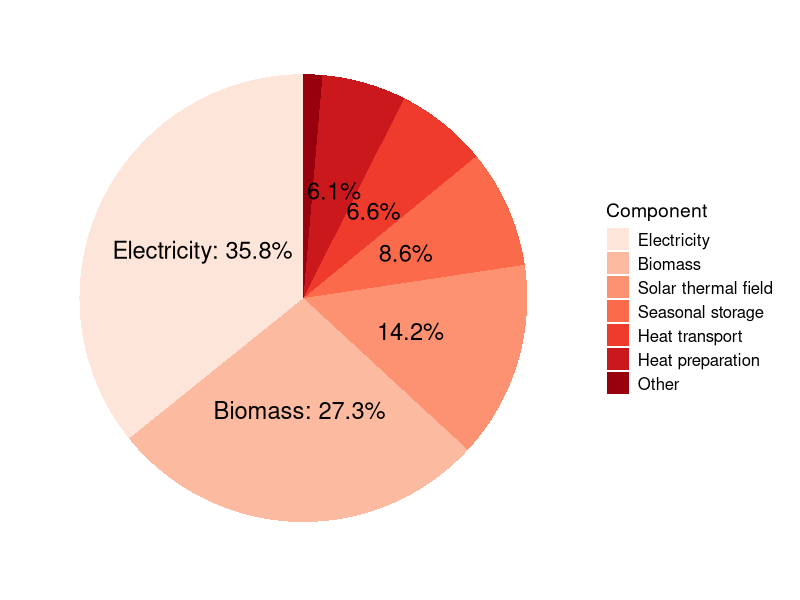
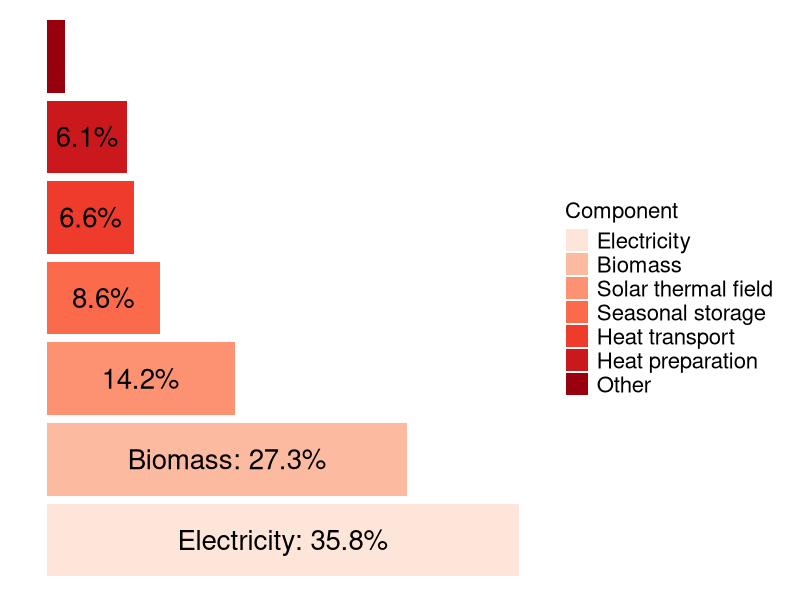
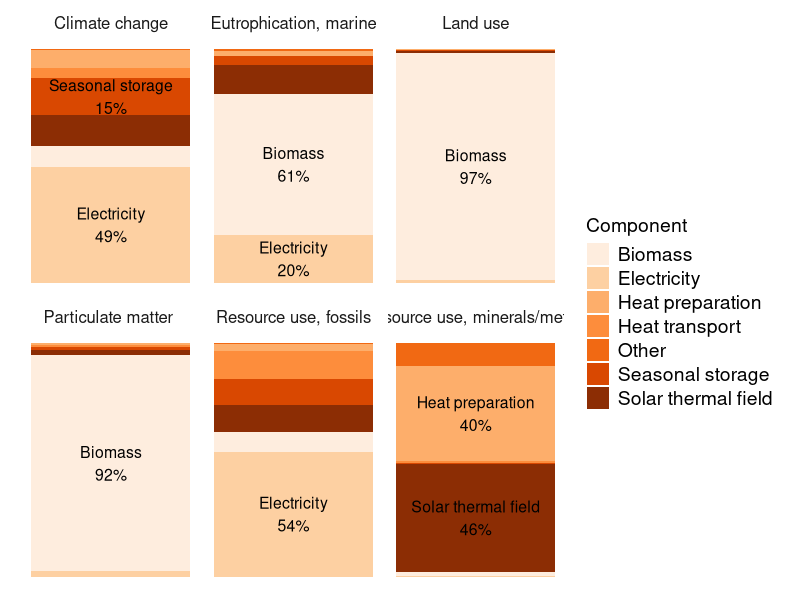
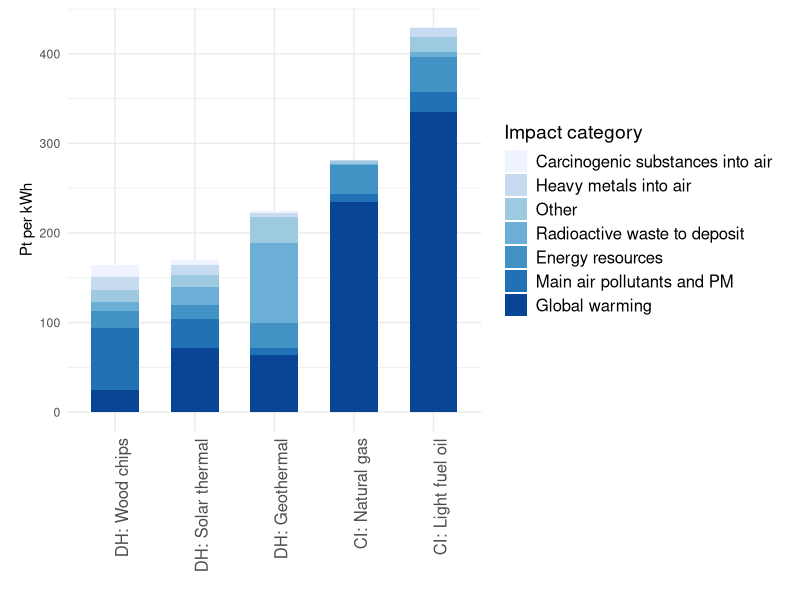
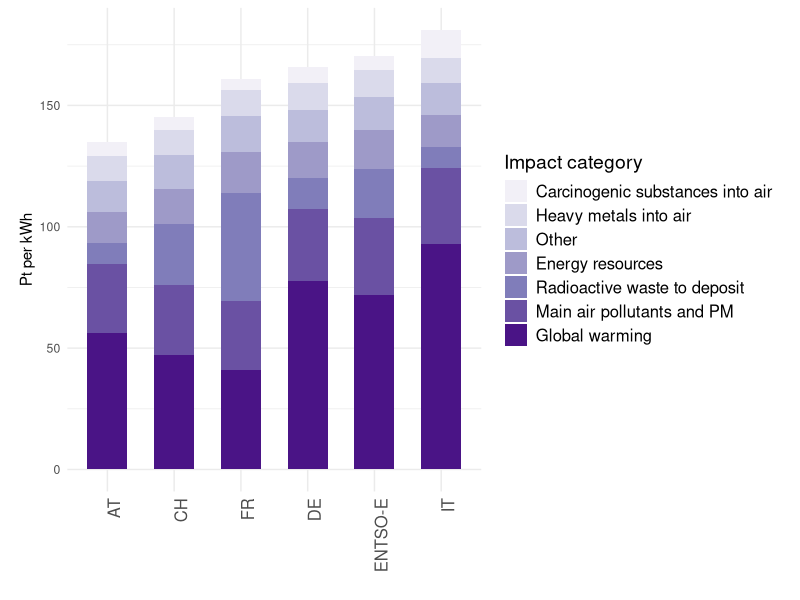
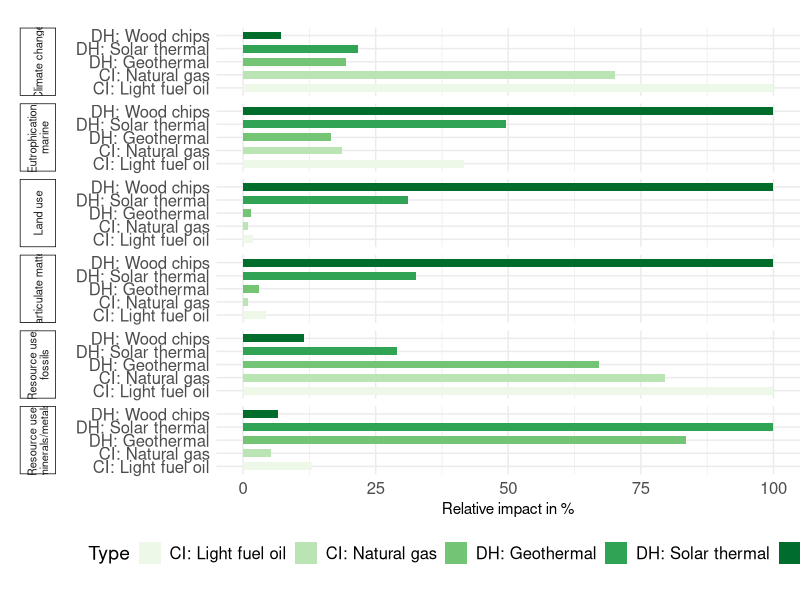
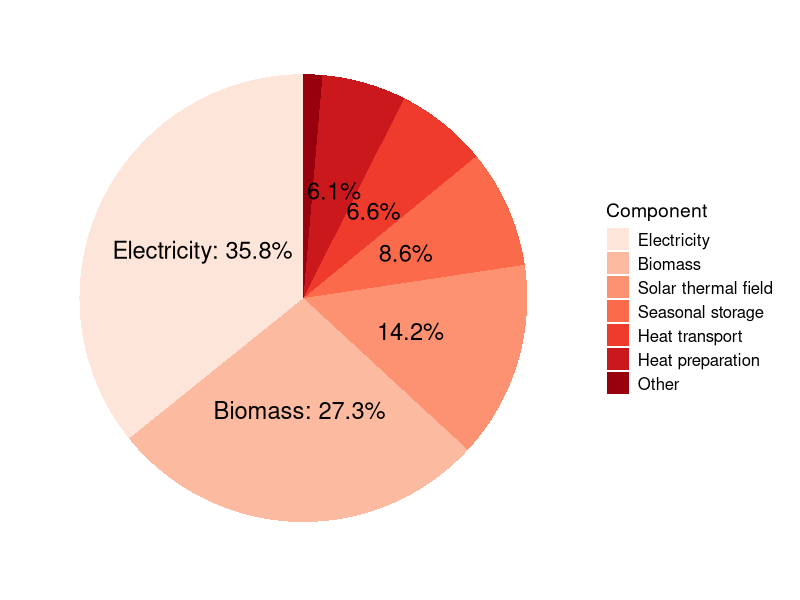
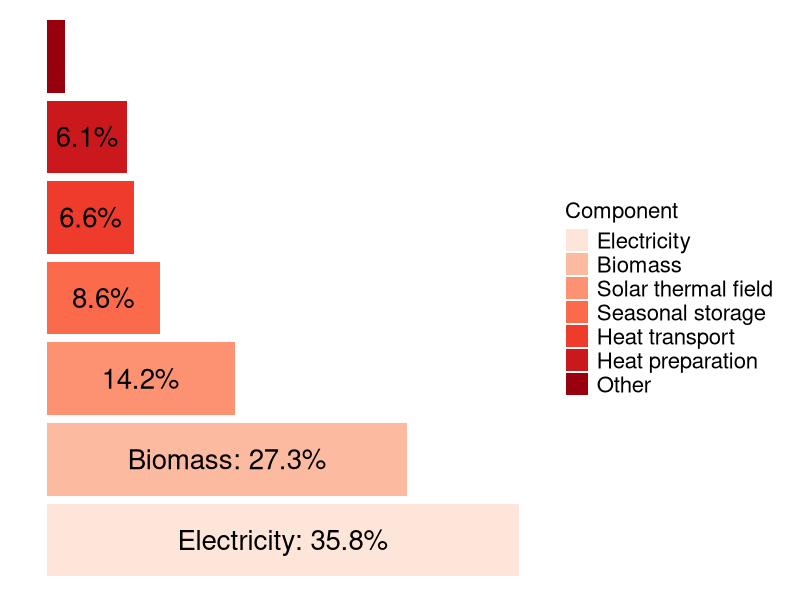

These charts were generated, in order, by the following R code:
## ---- chunk 1
library(readr)
library(tidyr)
library(ggplot2)
library(dplyr)
library(stringr)
library(RColorBrewer)
library(ggrepel)
## ---- chunk 2
data <- read_delim("data/PWRG 1_ ES level 1 - Copy of Copy of level1.csv")

data$Component <- factor(data$Component, levels = data$Component[order(data$Value, decreasing = TRUE)])

data$percentage <- data$Value / sum(data$Value) * 100
data$label <- ifelse(data$percentage >= 15, 
                     paste0(data$Component, ": ", round(data$percentage, 1), "%"), 
                     data$label <- ifelse(data$percentage >= 5, 
                                          paste0(round(data$percentage, 1), "%"), 
                                          ""))

# Create the pie chart without the circle outline
ggplot(data, aes(x = "", y = Value, fill = Component)) +
  geom_bar(stat = "identity", width = 1) +
  coord_polar(theta = "y") +  # Converts bar chart to pie chart
  theme_minimal() +
  theme(axis.text.x = element_blank(),  # Hide x-axis labels
        axis.title.x = element_blank(),  # Hide x-axis title
        axis.text.y = element_blank(),  # Hide y-axis labels
        axis.title.y = element_blank(),  # Hide y-axis title
        axis.ticks = element_blank(),    # Remove axis ticks
        panel.grid = element_blank(),    # Remove grid lines
        panel.border = element_blank(),
        legend.title = element_text(size = 14),  # Title of the legend
        legend.text = element_text(size = 12),    # Items in the legend
        plot.margin = unit(c(0.2, 0.5, 0.2, 0.5), "cm")  # top, right, bottom, left
        ) +
  geom_text(aes(label = label), 
            position = position_stack(vjust = 0.5),
            hjust = 0.5,
            size = 6
            ) +
  scale_fill_brewer(palette = "Reds")
ggsave("img/pwrg_solar_network_pie.png")
## ---- chunk 3
data <- read_delim("data/PWRG 1_ ES level 1 - Copy of Copy of level1.csv")

data$Component <- factor(data$Component, levels = data$Component[order(data$Value, decreasing = TRUE)])

data$percentage <- data$Value / sum(data$Value) * 100
data$label <- ifelse(data$percentage >= 15, 
                     paste0(data$Component, ": ", round(data$percentage, 1), "%"), 
                     data$label <- ifelse(data$percentage >= 5, 
                                          paste0(round(data$percentage, 1), "%"), 
                                          ""))

ggplot(data, aes(x = Component, y = Value, fill = Component)) +
  geom_bar(stat = "identity") +
  theme_minimal() +
  theme(axis.text.x = element_blank(),  # Hide x-axis labels
        axis.title.x = element_blank(),  # Hide x-axis title
        axis.text.y = element_blank(),  # Hide y-axis labels
        axis.title.y = element_blank(),  # Hide y-axis title
        axis.ticks = element_blank(),    # Remove axis ticks
        panel.grid = element_blank(),    # Remove grid lines
        panel.border = element_blank(),
        legend.title = element_text(size = 16),  # Title of the legend
        legend.text = element_text(size = 16),    # Items in the legend
        plot.margin = unit(c(0.2, 0.5, 0.2, 0.5), "cm")  # top, right, bottom, left
        ) +
  coord_flip() +
  geom_text(aes(label = label), 
            position = position_stack(vjust = 0.5),
            hjust = 0.5,
            #angle = 90,
            size = 7
            ) +  
  scale_fill_brewer(palette = "Reds")
ggsave("img/pwrg_solar_network_bar.png")
## ---- chunk 4
ef_level1 <- read_delim("data/EF level 1.csv")[1:7, ]
long_ef_level1 <- pivot_longer(ef_level1, cols = -c("Component"), names_to = "Damage category", values_to = "Value")

df_ef <- long_ef_level1 |>
  group_by(`Damage category`) |>
  mutate(
    fraction = Value / sum(Value),
    ymax = cumsum(fraction),
    ymin = lag(ymax, default = 0),
    label_pos = (ymax + ymin) / 2,
    label = ifelse(fraction >= 0.15, paste0(Component, "\n", round(fraction * 100), "%"), "")
  )

ggplot(df_ef, aes(ymax = ymax, ymin = ymin, xmax = 4, xmin = 3, fill = Component)) +
  geom_rect() +
  geom_text(aes(x = 3.5, y = label_pos, label = label), size = 4) +
  #coord_polar(theta = "y") +
  facet_wrap(~`Damage category`) +
  theme_minimal() +
  theme(axis.text.x = element_blank(),  # Hide x-axis labels
        axis.title.x = element_blank(),  # Hide x-axis title
        axis.text.y = element_blank(),  # Hide y-axis labels
        axis.title.y = element_blank(),  # Hide y-axis title        
        axis.ticks = element_blank(),    # Remove axis ticks
        plot.margin = unit(c(0.2, 0.5, 0.2, 0.5), "cm"),  # top, right, bottom, left
        legend.title = element_text(size = 14),  # Title of the legend
        legend.text = element_text(size = 14),    # Items in the legend
        strip.text = element_text(size = 12),
        panel.grid = element_blank(),    # Remove grid lines
        panel.border = element_blank())  + # Remove border
  scale_fill_brewer(palette = "Oranges")
ggsave("img/pwrg_solar_ef_network_bar_faceted.png")
## ---- chunk 5
es <- read_delim("data/PWRG results solar - ES single score.csv")[1:7, ]

long_es <- pivot_longer(es, cols = -c("Impact category"), names_to = "Type", values_to = "Value")

long_es <- long_es |>
  mutate(
    Type = ifelse(Type == "DH: Geothermal heat pump", "DH: Geothermal", Type),
  )

long_es_ordered <- long_es |>
  group_by(Type) |>
  summarise(total = sum(Value)) |>
  arrange(total) |>
  pull(Type)
long_es$Type <- factor(long_es$Type, levels = long_es_ordered)

ggplot(long_es, aes(x = Type, y = Value, fill = reorder(`Impact category`, Value))) +
  geom_bar(stat = "identity", width = 0.6) +  # Use 'identity' to plot actual values
  labs(x = "",
       y = "Pt per kWh",
       fill = "Impact category") +
  scale_fill_brewer(palette = "Blues") +
  theme_minimal() +
  theme(
        legend.title = element_text(size = 14),  # Title of the legend
        legend.text = element_text(size = 12),    # Items in the legend
        plot.margin = unit(c(0.2, 0.5, 0.2, 0.5), "cm"),  # top, right, bottom, left
        axis.text.x = element_text(angle = 90, hjust = 1, size = 12)
        )
ggsave("img/pwrg_solar_es_single_score.png")
## ---- chunk 6
es <- read_delim("data/PWRG results solar - electricity sensitivity - edit.csv")[1:7, ]

long_es <- pivot_longer(es, cols = -c("Impact category"), names_to = "Type", values_to = "Value")

long_es <- long_es |>
  mutate(
    Type = ifelse(Type == "DH: Geothermal heat pump", "DH: Geothermal", Type),
  )

long_es_ordered <- long_es |>
  group_by(Type) |>
  summarise(total = sum(Value)) |>
  arrange(total) |>
  pull(Type)
long_es$Type <- factor(long_es$Type, levels = long_es_ordered)

ggplot(long_es, aes(x = Type, y = Value, fill = reorder(`Impact category`, Value))) +
  geom_bar(stat = "identity", width = 0.6) +  # Use 'identity' to plot actual values
  labs(x = "",
       y = "Pt per kWh",
       fill = "Impact category") +
  scale_fill_brewer(palette = "Purples") +
  theme_minimal() +
  theme(
        legend.title = element_text(size = 14),  # Title of the legend
        legend.text = element_text(size = 12),    # Items in the legend
        plot.margin = unit(c(0.2, 0.5, 0.2, 0.5), "cm"),  # top, right, bottom, left
        axis.text.x = element_text(angle = 90, hjust = 1, size = 12)
        )
ggsave("img/pwrg_elec_sens.png")
## ---- chunk 7
ef <- read_delim("data/PWRG results solar - EF damage assessment.csv")[1:15, ]

long_ef <- pivot_longer(ef, cols = -c("Damage category", "Unit"), names_to = "Type", values_to = "Value")

long_ef_normalized <- long_ef |>
  filter(`Damage category` %in% c("Climate change", "Particulate matter", "Eutrophication, marine", "Land use", "Resource use, minerals/metals", "Resource use, fossils")) |>  
  group_by(`Damage category`) |>
  mutate(
    pct = Value / max(Value) * 100,
    Type = ifelse(Type == "DH: Geothermal heat pump", "DH: Geothermal", Type),
  )
long_ef_normalized$`Damage category` <- str_wrap(long_ef_normalized$`Damage category`, width = 20)
ggplot(long_ef_normalized, aes(x = Type, y = pct, fill = Type)) +
  geom_col(width = 0.6) +
  facet_grid(rows = vars(`Damage category`), switch = "y") +
  labs(
    x = "",
    y = "Relative impact in %",
  ) +
  theme_minimal() +
  theme(
    strip.placement = "outside",
    strip.text.y.left = element_text(angle = 90, size = 8, hjust = 0.5, vjust = 0.5), 
    strip.switch.pad.grid = unit(0.5, "cm"),
    plot.margin = margin(20, 0, 20, 0),
    strip.background = element_rect(color = "black", linewidth = 0.5),
    axis.text.x = element_text(size = 12),
    axis.text.y = element_text(size = 12),
    legend.position = "bottom",
    legend.title = element_text(size = 14),  # Title of the legend
    legend.text = element_text(size = 12),    # Items in the legend
  ) +
  scale_fill_brewer(palette = "Greens") +
  coord_flip()
ggsave("img/pwrg_solar_ef_midpoints_faceted.png")
